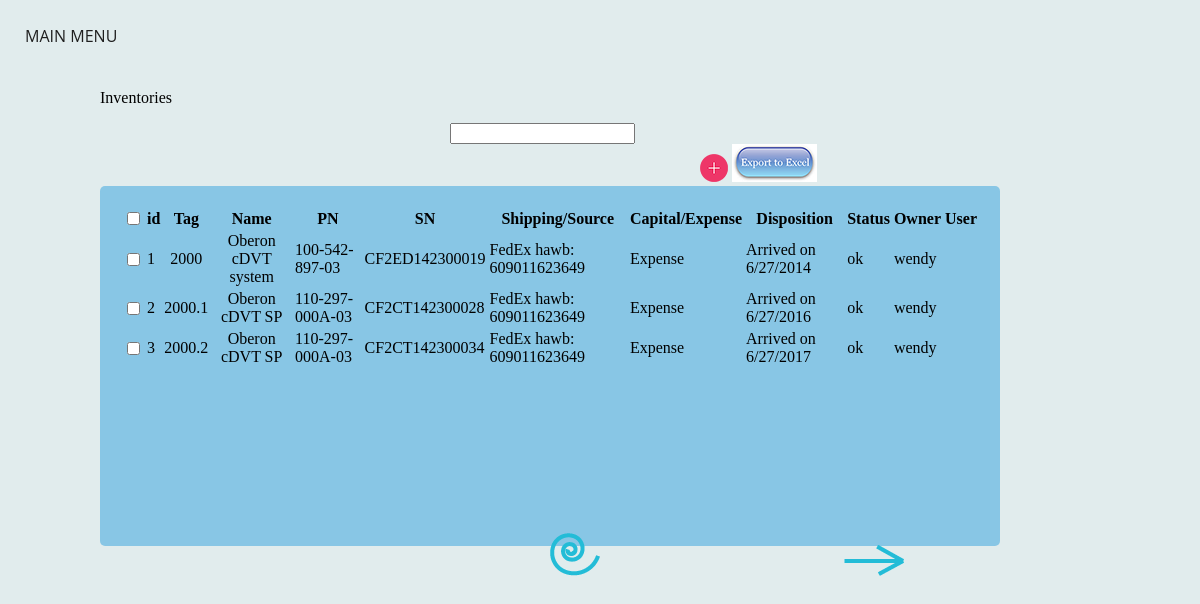
The page /show on the database as committed earlier.
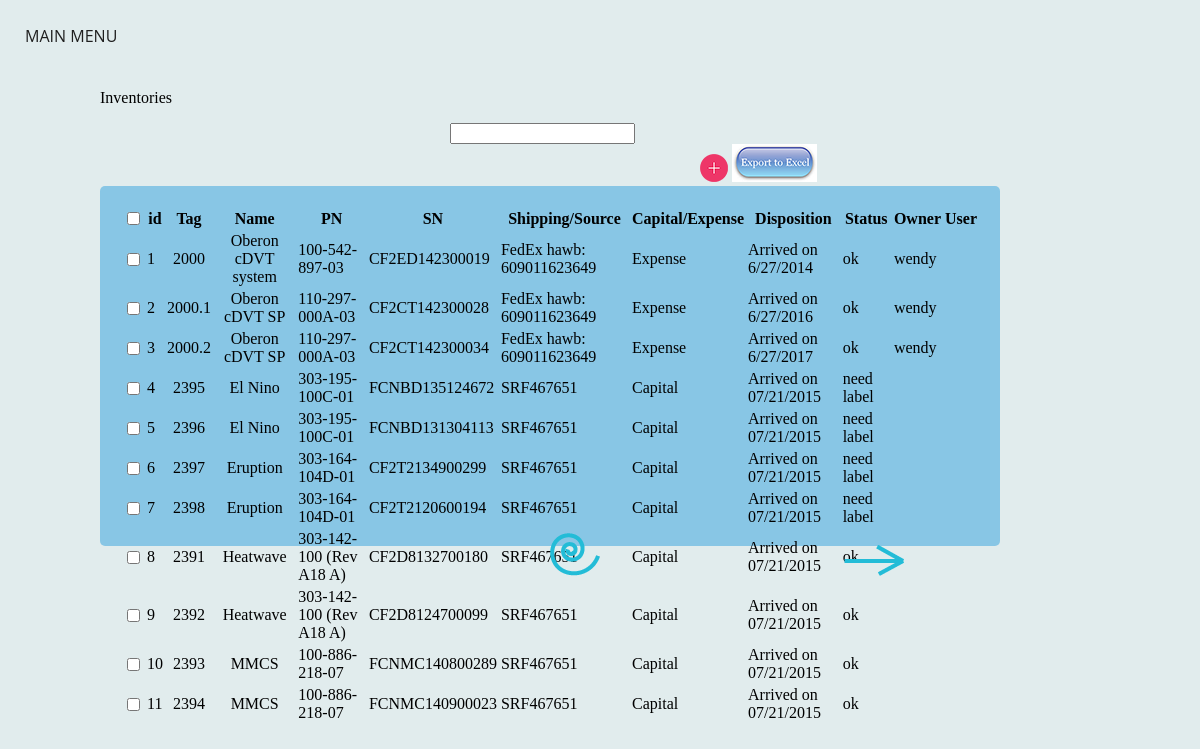
The same page on the database as committed later.
### IM/model/models.py (models this page shows, shortened)
class Inventory(db.Model):
    id = db.Column(db.Integer, primary_key = True, autoincrement=True)
    tag = db.Column(db.String(64), index=True)
    name = db.Column(db.String(64), index=True)
    PN = db.Column(db.String(64), index=True)
    SN = db.Column(db.String(64), unique=True, index=True)
    shipping = db.Column(db.String(64))
    capital = db.Column(db.String(64))
    disposition = db.Column(db.String(128))
    status = db.Column(db.String(64), index=True)
    owner = db.Column(db.String(64), db.ForeignKey('user.username'))
    user = db.relationship('User')

### IM/view/app_route.py (the view)
@app.route('/show')
def show():
    return render_template('index.html', invs = InvDao.get_all_invs())

### IM/dao/daos.py (called while the page is built)
    @staticmethod
    def get_all_invs():
        return Inventory.query.all()

### IM/templates/index.html (shortened to what this page needs)
{% extends "base.html" %}
{% block content %}
    <div class="jumbotron">
      <div class="icon-menu">
        Main Menu
      </div>
		<div class="flip-container" id="Inventories">
			<p> Inventories </p>
			<div class="operation-panel-top">
			</div>
			<div class="searchbox">
				<input type="text" id="search-inventory"></input>
			</div>
			<div class="operation-btns">
				<img class="new-btn" src="{{url_for('static', filename='img/new.png')}}"></img>
				<a href="/static/export_file/export.xls" download="export" id="export-excel">
					<img class="export-btn" src="{{url_for('static', filename='img/export.png')}}"></img>
				</a>
			</div>
			<div class="flipper">
				<div class="front">
					<table class="inventory-table">
					    <thead>
					        <tr>
					        	<th><input type="checkbox" id="check-head"/></th>
					        	<th>id</th>
					        	<th>Tag</th>
					        	<th>Name</th>
					        	<th>PN</th>
					        	<th>SN</th>
					        	<th>Shipping/Source</th>
					        	<th>Capital/Expense</th>
					        	<th>Disposition</th>
					        	<th>Status</th>
					        	<th>Owner</th>
					        	<th>User</th>
					        </tr>
					    </thead>
					    {% for inv in invs%}
					  		<tr>
					  			<td><input type="checkbox" class="check-item"/></td>
					  			<td class="inventory-id">{{inv.id}}</td>
					    		<td align="center"> {{inv.tag}}</td>
					    		<td align="center"> {{inv.name}} </td>
					    		<td>{{inv.PN}}</td>
					    		<td>{{inv.SN}}</td>
					    		<td>{{inv.shipping}}</td>
					    		<td>{{inv.capital}}</td>
					    		<td>{{inv.disposition}}</td>
					    		<td>{{inv.status}}</td>
					    		<td>{{inv.owner}}</td>
					    		<td></td>
					   		</tr>
					  	{% endfor %}
					</table>
				</div>
				<div class="back">
					<p> I'm back! </p>
				</div>
			</div>
			<div class="operation-panel-bottom">
			</div>
		</div>
		<div class="btn">
			<img class="flip-btn" src="{{url_for('static', filename='img/flip.png')}}"/>
			<img class="switch-btn" src="{{url_for('static', filename='img/switch.png')}}"/>
		</div>
	</div>
{% endblock %}

### IM/templates/base.html (shortened to what this page needs)
<html>
	<head id="header" role="banner">
    	<link href="{{url_for('static', filename='css/style.css')}}" rel='stylesheet'>
    	<link rel="stylesheet" href="http://jqueryui.com/resources/demos/style.css">
    	<link rel="stylesheet" href="//code.jquery.com/ui/1.10.4/themes/smoothness/jquery-ui.css">
	</head>
  	<body>
	    {% block content %}{% endblock %}
	</body>
</html>

### IM/static/css/style.css (style rules this page uses)
body { left: 0; margin: 0; overflow: auto; position: relative; }
.jumbotron { background-color: #E1ECED; height: 100%; -webkit-background-size: cover; -moz-background-size: cover; -o-background-size: cover; background-size: cover; }
.icon-menu { color: #1F1F1F; cursor: pointer; font-family: 'Open Sans', sans-serif; font-size: 16px; padding-bottom: 25px; padding-left: 25px; padding-top: 25px; text-decoration: none; text-transform: uppercase; }
.btn { position: relative; margin: auto; padding-left: 550px; padding-top: 100px; }
.flip-btn { cursor: pointer; display: inline; }
.switch-btn { cursor: pointer; padding-left: 240px; }
.flip-container { perspective: 1000; padding-left: 100px; padding-top: 1px; }
.flip-container, .front, .back { width: 900px; height: 360px; }
.flipper { transition: 1s; transform-style: preserve-3d; position: relative; }
.front, .back { backface-visibility: hidden; border-radius: 5px; position: absolute; top: 0; left: 0; }
.front { z-index: 2; background-color: #88C6E5; }
.back { transform: rotateY(180deg); background-color: #7890C0; }
.searchbox { display: inline; margin-left: 30%; padding: auto; }
.operation-panel-top { display: inline; float: left; }
.operation-panel-bottom { position: fixed; margin-top: 350px; }
.operation-btns { padding-left: 600px; }
.inventory-table { padding: 20px; }
.new-btn { cursor: pointer; }

Rows that differ between the two databases and show on the page:
added Inventory: id "4", tag "2395", name "El Nino", PN "303-195-100C-01", SN "FCNBD135124672", shipping "SRF467651", capital "Capital", disposition "Arrived on 07/21/2015", status "need label"
added Inventory: id "5", tag "2396", name "El Nino", PN "303-195-100C-01", SN "FCNBD131304113", shipping "SRF467651", capital "Capital", disposition "Arrived on 07/21/2015", status "need label"
added Inventory: id "6", tag "2397", name "Eruption", PN "303-164-104D-01", SN "CF2T2134900299", shipping "SRF467651", capital "Capital", disposition "Arrived on 07/21/2015", status "need label"
added Inventory: id "7", tag "2398", name "Eruption", PN "303-164-104D-01", SN "CF2T2120600194", shipping "SRF467651", capital "Capital", disposition "Arrived on 07/21/2015", status "need label"
added Inventory: id "8", tag "2391", name "Heatwave", PN "303-142-100 (Rev A18 A)", SN "CF2D8132700180", shipping "SRF467651"
added Inventory: id "9", tag "2392", name "Heatwave", PN "303-142-100 (Rev A18 A)", SN "CF2D8124700099", shipping "SRF467651", capital "Capital", disposition "Arrived on 07/21/2015", status "ok"
added Inventory: id "10", tag "2393", name "MMCS", PN "100-886-218-07", SN "FCNMC140800289", shipping "SRF467651", capital "Capital", disposition "Arrived on 07/21/2015", status "ok"
added Inventory: id "11", tag "2394", name "MMCS", PN "100-886-218-07", SN "FCNMC140900023", shipping "SRF467651", capital "Capital", disposition "Arrived on 07/21/2015", status "ok"
